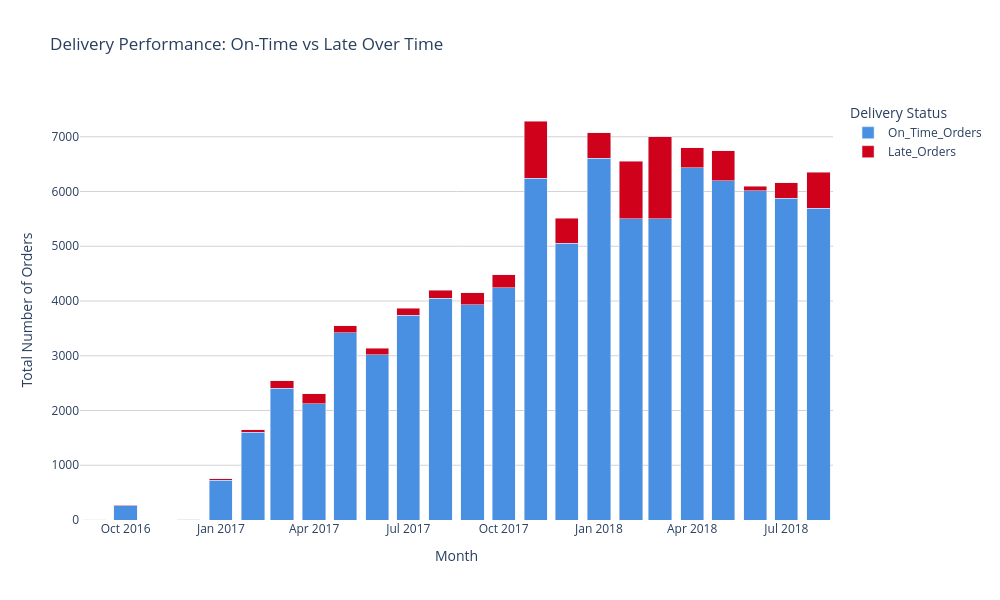

The cell this chart's notebook holds for it:
### Code cell
#Delivery Performance9
import pandas as pd
import plotly.express as px

# 1. Reshape the data so On-Time and Late are separate rows for plotting
result_late['On_Time_Orders'] = result_late['Total_Delivered_Orders'] - result_late['Late_Orders']

# Melt the dataframe to get a 'Delivery Status' column
result_melted = result_late.melt(
    id_vars=['month'],
    value_vars=['On_Time_Orders', 'Late_Orders'],
    var_name='Delivery_Status',
    value_name='Total_Orders'
)

# 2. Create the 100% Stacked Bar Chart
fig_delivery = px.bar(
    result_melted,
    x='month',
    y='Total_Orders',
    color='Delivery_Status',
    title='Delivery Performance: On-Time vs Late Over Time',
    barmode='stack',
    width=1000,
    height=600,
    color_discrete_map={
        'On_Time_Orders': '#4A90E2', 
        'Late_Orders': '#D0021B'      
    }
)

# 3. Clean up the hover
fig_delivery.update_traces(
    hovertemplate="<b>Month: %{x}</b><br>Status: %{fullData.name}<br>Orders: %{y:,.0f}<extra> </extra>"
)

# 4. Update layout
fig_delivery.update_layout(
    xaxis_title="Month",
    yaxis_title="Total Number of Orders",
    legend_title="Delivery Status",
    plot_bgcolor='white'
)

fig_delivery.update_yaxes(showgrid=True, gridwidth=1, gridcolor='LightGray')
fig_delivery.show()

### Figure 1 — Plotly figure (JSON) as saved in the notebook; plotly's stock layout.template omitted (floating-point values rounded to 4 significant figures)
{"data": [{"hovertemplate": "<b>Month: %{x}</b><br>Status: %{fullData.name}<br>Orders: %{y:,.0f}<extra> </extra>", "legendgroup": "On_Time_Orders", "marker": {"color": "#4A90E2", "pattern": {"shape": ""}}, "name": "On_Time_Orders", "orientation": "v", "showlegend": true, "textposition": "auto", "type": "bar", "x": ["2016-09", "2016-10", "2016-12", "2017-01", "2017-02", "2017-03", "2017-04", "2017-05", "2017-06", "2017-07", "2017-08", "2017-09", "2017-10", "2017-11", "2017-12", "2018-01", "2018-02", "2018-03", "2018-04", "2018-05", "2018-06", "2018-07", "2018-08"], "xaxis": "x", "y": [0, 262, 1, 727, 1600, 2404, 2122, 3417, 3014, 3739, 4054, 3934, 4241, 6245, 5051, 6605, 5507, 5507, 6437, 6193, 6013, 5880, 5691], "yaxis": "y"}, {"hovertemplate": "<b>Month: %{x}</b><br>Status: %{fullData.name}<br>Orders: %{y:,.0f}<extra> </extra>", "legendgroup": "Late_Orders", "marker": {"color": "#D0021B", "pattern": {"shape": ""}}, "name": "Late_Orders", "orientation": "v", "showlegend": true, "textposition": "auto", "type": "bar", "x": ["2016-09", "2016-10", "2016-12", "2017-01", "2017-02", "2017-03", "2017-04", "2017-05", "2017-06", "2017-07", "2017-08", "2017-09", "2017-10", "2017-11", "2017-12", "2018-01", "2018-02", "2018-03", "2018-04", "2018-05", "2018-06", "2018-07", "2018-08"], "xaxis": "x", "y": [1, 3, 0, 23, 53, 142, 181, 128, 121, 133, 139, 216, 237, 1043, 462, 464, 1048, 1496, 361, 556, 83, 276, 660], "yaxis": "y"}], "layout": {"barmode": "stack", "height": 600, "legend": {"title": {"text": "Delivery Status"}, "tracegroupgap": 0}, "plot_bgcolor": "white", "title": {"text": "Delivery Performance: On-Time vs Late Over Time"}, "width": 1000, "xaxis": {"anchor": "y", "domain": [0, 1], "title": {"text": "Month"}}, "yaxis": {"anchor": "x", "domain": [0, 1], "gridcolor": "LightGray", "gridwidth": 1, "showgrid": true, "title": {"text": "Total Number of Orders"}}}}
